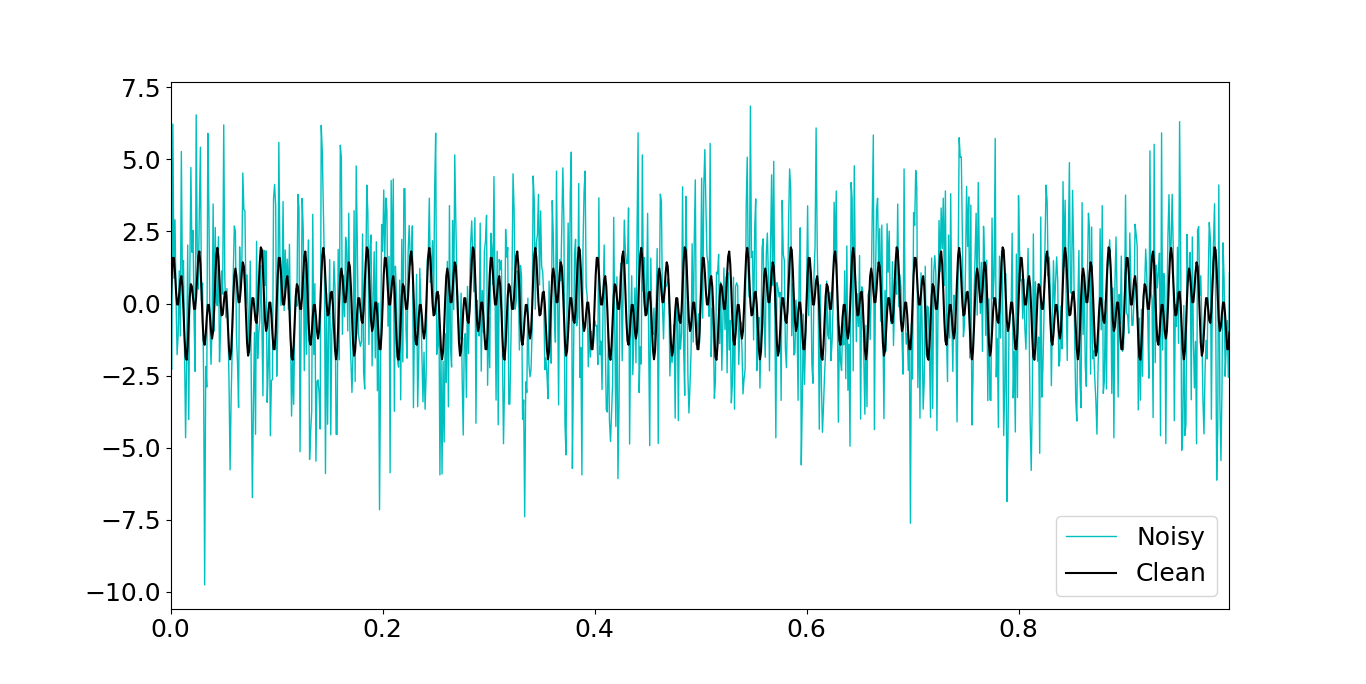

Python code for this plot:
import numpy as np
import matplotlib.pyplot as plt
plt.rcParams['figure.figsize'] = [16, 12]
plt.rcParams.update({'font.size':18})
# create a simple signal with two frequencies
dt = 0.001
t = np.arange(0,1,dt)
f = np.sin(2*np.pi*50*t) + np.sin(2*np.pi*120*t) #sum of two frequencies
f_clean = f
f = f+ 2.5*np.random.randn(len(t))      #adding some noise

plt.plot(t, f, color='c',lineWidth=1.0, label= 'Noisy')
plt.plot(t,f_clean, color= 'k', LineWidth=1.5, label='Clean')
plt.xlim(t[0],t[-1])
plt.legend()
plt.show()
